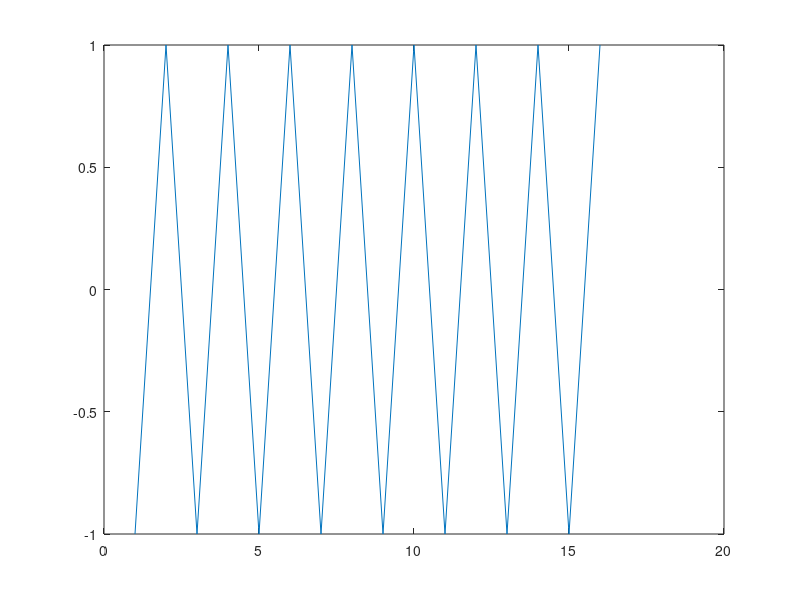
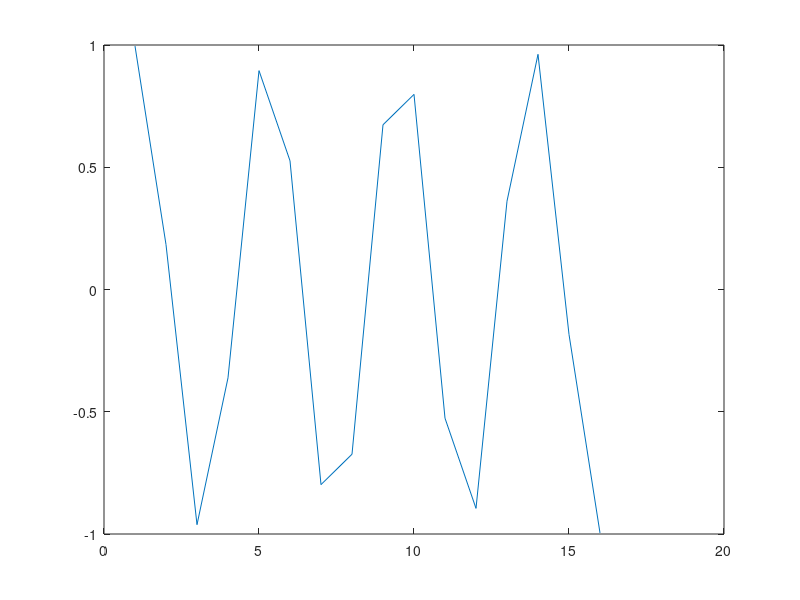
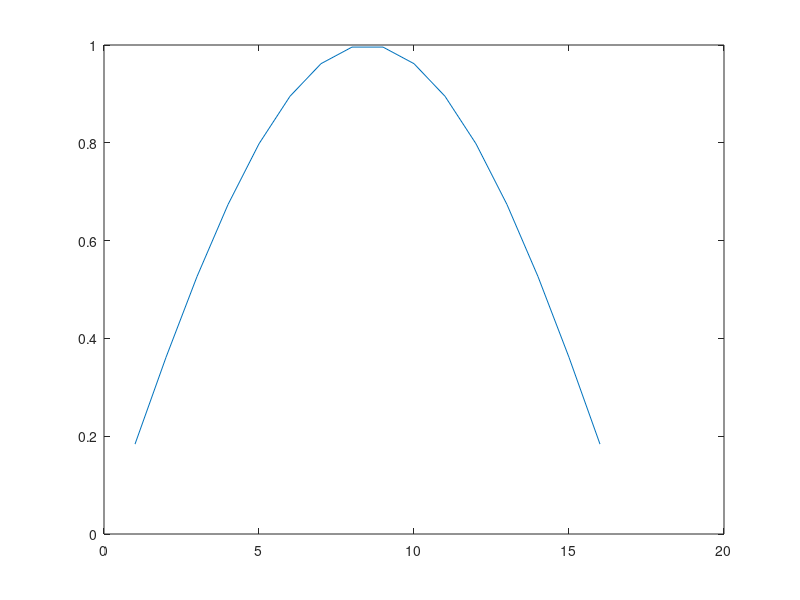

These charts were generated, in order, by the following MATLAB code:
% Smoothness of data
N = 16;
x = 1:N;
h = 1/(N+1);

% Data (a)
u = (-1).^x;
figure(1)
plot(u)

% Data (b)
u = sin(8*pi.*x*h);
figure(2)
plot(u)

% Data (c)
u = sin(pi.*x*h);
figure(3)
plot(u)
